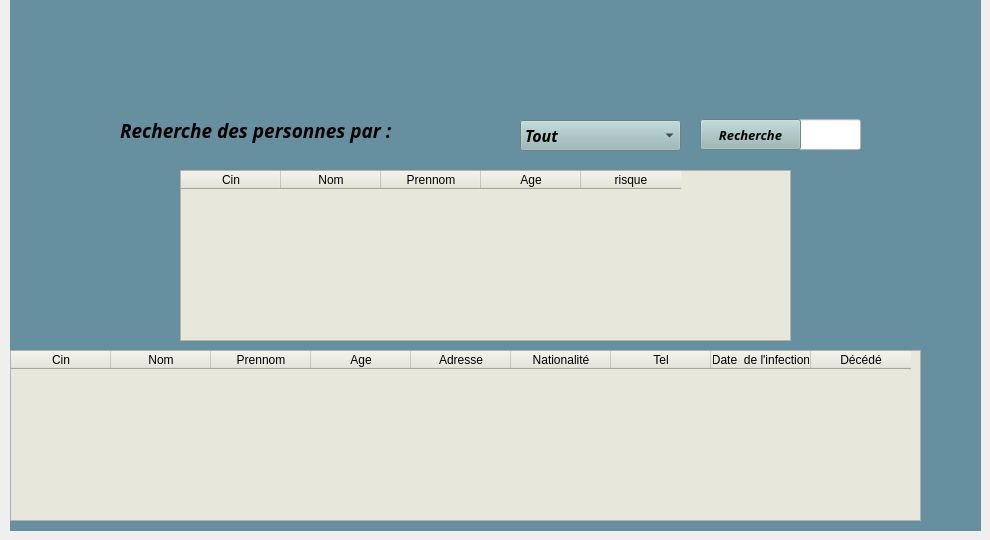
      <widget class="QWidget" name="tab_19">
       <attribute name="title">
        <string>Calcule et affichage</string>
       </attribute>
       <widget class="QLabel" name="label_17">
        <property name="geometry">
         <rect>
          <x>120</x>
          <y>115</y>
          <width>381</width>
          <height>31</height>
         </rect>
        </property>
        <property name="font">
         <font>
          <family>Lucida Fax</family>
          <pointsize>14</pointsize>
          <weight>75</weight>
          <italic>true</italic>
          <bold>true</bold>
         </font>
        </property>
        <property name="styleSheet">
         <string notr="true">background-color: rgb(102, 143, 159);</string>
        </property>
        <property name="text">
         <string>Recherche des personnes par :</string>
        </property>
       </widget>
       <widget class="QLineEdit" name="lineEdit_12">
        <property name="geometry">
         <rect>
          <x>700</x>
          <y>119</y>
          <width>161</width>
          <height>31</height>
         </rect>
        </property>
        <property name="styleSheet">
         <string notr="true">background-color: rgb(255, 255, 255);</string>
        </property>
        <property name="text">
         <string/>
        </property>
       </widget>
       <widget class="QPushButton" name="pushButton_11">
        <property name="geometry">
         <rect>
          <x>700</x>
          <y>119</y>
          <width>101</width>
          <height>31</height>
         </rect>
        </property>
        <property name="font">
         <font>
          <family>Lucida Fax</family>
          <pointsize>10</pointsize>
          <weight>75</weight>
          <italic>true</italic>
          <bold>true</bold>
         </font>
        </property>
        <property name="cursor">
         <cursorShape>PointingHandCursor</cursorShape>
        </property>
        <property name="styleSheet">
         <string notr="true">background-color: rgb(153, 184, 183);</string>
        </property>
        <property name="text">
         <string>Recherche</string>
        </property>
       </widget>
       <widget class="QComboBox" name="comboBox_4">
        <property name="geometry">
         <rect>
          <x>520</x>
          <y>120</y>
          <width>161</width>
          <height>31</height>
         </rect>
        </property>
        <property name="font">
         <font>
          <family>Lucida Fax</family>
          <pointsize>12</pointsize>
          <weight>75</weight>
          <italic>true</italic>
          <bold>true</bold>
         </font>
        </property>
        <property name="styleSheet">
         <string notr="true">background-color: rgb(153, 184, 183);</string>
        </property>
        <item>
         <property name="text">
          <string>Tout</string>
         </property>
        </item>
        <item>
         <property name="text">
          <string>Nationalité</string>
         </property>
        </item>
        <item>
         <property name="text">
          <string>quarantaine</string>
         </property>
        </item>
        <item>
         <property name="text">
          <string>décédés</string>
         </property>
        </item>
        <item>
         <property name="text">
          <string>à risque</string>
         </property>
        </item>
       </widget>
       <widget class="QWidget" name="widget_3" native="true">
        <property name="geometry">
         <rect>
          <x>10</x>
          <y>0</y>
          <width>971</width>
          <height>531</height>
         </rect>
        </property>
        <property name="styleSheet">
         <string notr="true">background-color: rgb(102, 143, 159);</string>
        </property>
        <widget class="QLabel" name="label_18">
         <property name="geometry">
          <rect>
           <x>150</x>
           <y>150</y>
           <width>411</width>
           <height>16</height>
          </rect>
         </property>
         <property name="text">
          <string/>
         </property>
        </widget>
        <widget class="QLabel" name="label_20">
         <property name="geometry">
          <rect>
           <x>150</x>
           <y>220</y>
           <width>411</width>
           <height>16</height>
          </rect>
         </property>
         <property name="text">
          <string/>
         </property>
        </widget>
        <widget class="QLabel" name="label_19">
         <property name="geometry">
          <rect>
           <x>150</x>
           <y>180</y>
           <width>411</width>
           <height>16</height>
          </rect>
         </property>
         <property name="text">
          <string/>
         </property>
        </widget>
        <widget class="QTableWidget" name="tableWidget_5">
         <property name="geometry">
          <rect>
           <x>170</x>
           <y>170</y>
           <width>611</width>
           <height>171</height>
          </rect>
         </property>
         <property name="styleSheet">
          <string notr="true">background-color: rgb(232, 231, 219);</string>
         </property>
         <column>
          <property name="text">
           <string>Cin</string>
          </property>
         </column>
         <column>
          <property name="text">
           <string>Nom</string>
          </property>
         </column>
         <column>
          <property name="text">
           <string>Prennom</string>
          </property>
         </column>
         <column>
          <property name="text">
           <string>Age</string>
          </property>
         </column>
         <column>
          <property name="text">
           <string>risque</string>
          </property>
         </column>
        </widget>
        <widget class="QTableWidget" name="tableWidget_4">
         <property name="geometry">
          <rect>
           <x>0</x>
           <y>350</y>
           <width>911</width>
           <height>171</height>
          </rect>
         </property>
         <property name="styleSheet">
          <string notr="true">background-color: rgb(232, 231, 219);</string>
         </property>
         <column>
          <property name="text">
           <string>Cin</string>
          </property>
         </column>
         <column>
          <property name="text">
           <string>Nom</string>
          </property>
         </column>
         <column>
          <property name="text">
           <string>Prennom</string>
          </property>
         </column>
         <column>
          <property name="text">
           <string>Age</string>
          </property>
         </column>
         <column>
          <property name="text">
           <string>Adresse</string>
          </property>
         </column>
         <column>
          <property name="text">
           <string>Nationalité</string>
          </property>
         </column>
         <column>
          <property name="text">
           <string>Tel</string>
          </property>
         </column>
         <column>
          <property name="text">
           <string>Date  de l'infection</string>
          </property>
         </column>
         <column>
          <property name="text">
           <string>Décédé</string>
          </property>
         </column>
        </widget>
       </widget>
       <zorder>widget_3</zorder>
       <zorder>label_17</zorder>
       <zorder>lineEdit_12</zorder>
       <zorder>pushButton_11</zorder>
       <zorder>comboBox_4</zorder>
      </widget>
